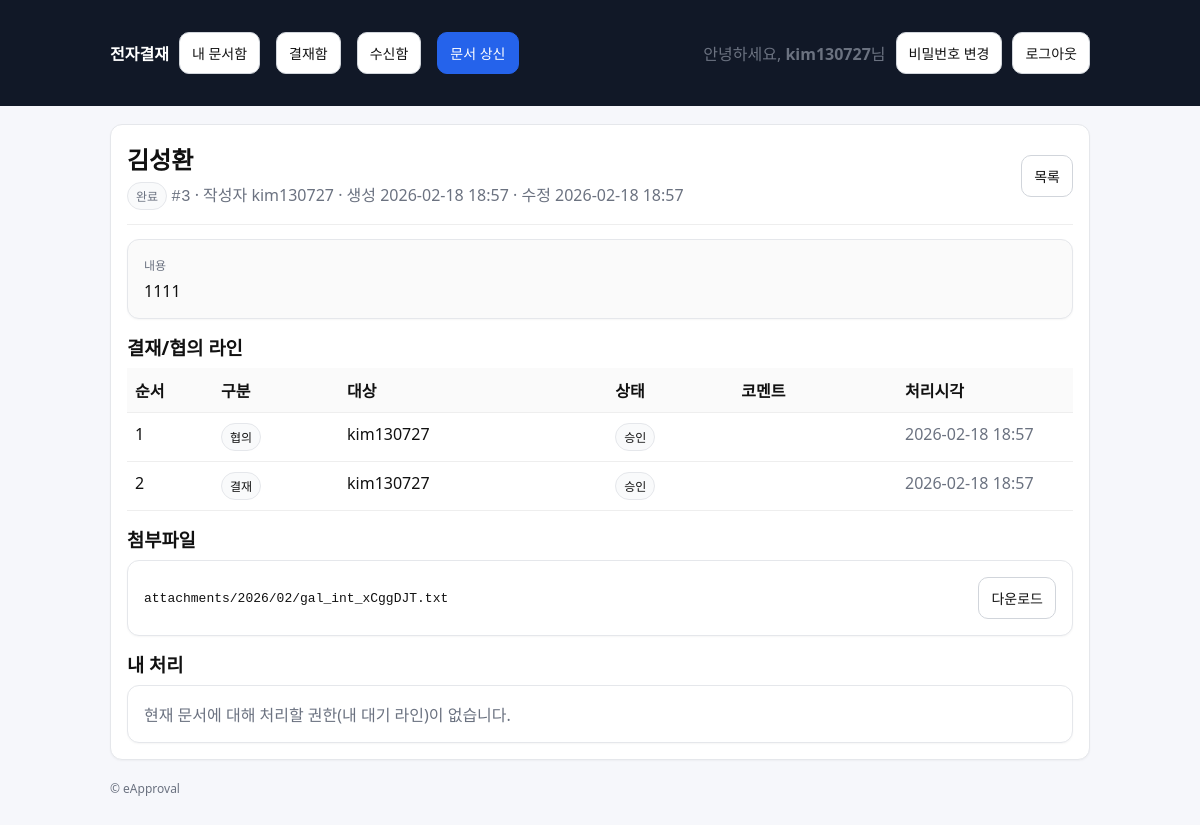
The page /approvals/3/ (signed in) on the database its author committed.
### approvals/models.py (models this page shows, shortened)
class Document(models.Model):
    class Status(models.TextChoices):
        DRAFT = "DRAFT", "임시"
        SUBMITTED = "SUBMITTED", "상신"
        IN_PROGRESS = "IN_PROGRESS", "진행중"
        REJECTED = "REJECTED", "반려"
        COMPLETED = "COMPLETED", "완료"
    title = models.CharField(max_length=200)
    content = models.TextField(blank=True)
    created_by = models.ForeignKey(
        settings.AUTH_USER_MODEL, on_delete=models.PROTECT, related_name="docs_created"
    )
    status = models.CharField(max_length=20, choices=Status.choices, default=Status.DRAFT)
    current_line_order = models.PositiveIntegerField(default=1)
    created_at = models.DateTimeField(auto_now_add=True)
    updated_at = models.DateTimeField(auto_now=True)

class DocumentLine(models.Model):
    class Role(models.TextChoices):
        CONSULT = "CONSULT", "협의"
        APPROVE = "APPROVE", "결재"
        RECEIVE = "RECEIVE", "수신/열람"
    class Decision(models.TextChoices):
        PENDING = "PENDING", "대기"
        APPROVED = "APPROVED", "승인"
        REJECTED = "REJECTED", "반려"
        READ = "READ", "열람"
    document = models.ForeignKey(Document, on_delete=models.CASCADE, related_name="lines")
    role = models.CharField(max_length=10, choices=Role.choices)
    order = models.PositiveIntegerField()
    user = models.ForeignKey(settings.AUTH_USER_MODEL, on_delete=models.PROTECT)
    decision = models.CharField(max_length=10, choices=Decision.choices, default=Decision.PENDING)
    comment = models.CharField(max_length=300, blank=True)
    acted_at = models.DateTimeField(null=True, blank=True)
    class Meta:
        ordering = ["order", "id"]

class Attachment(models.Model):
    document = models.ForeignKey(Document, on_delete=models.CASCADE, related_name="attachments")
    file = models.FileField(upload_to=attachment_upload_to)
    uploaded_by = models.ForeignKey(settings.AUTH_USER_MODEL, on_delete=models.PROTECT)
    created_at = models.DateTimeField(auto_now_add=True)

### approvals/views.py (the view)
# urls.py: path("approvals/<int:doc_id>/", views.doc_detail, name="doc_detail"),
@login_required
def doc_detail(request, doc_id: int):
    doc = get_object_or_404(Document, id=doc_id)
    if not can_view_document(request.user, doc):
        raise Http404
    if doc.status == Document.Status.COMPLETED:
        mark_read(doc=doc, actor=request.user)
    current_line = doc.lines.filter(order=doc.current_line_order, decision="PENDING").first()
    can_act = bool(current_line) and (current_line.user_id == request.user.id or request.user.is_superuser)
    return render(
        request,
        "approvals/doc_detail.html",
        {"doc": doc, "current_line": current_line, "can_act": can_act},
    )

### approvals/permissions.py (called while the page is built, shortened)
def can_view_document(user, doc: Document) -> bool:
    if not user.is_authenticated:
        return False
    if user.is_superuser:
        return True

### approvals/services.py (called while the page is built)
@transaction.atomic
def mark_read(*, doc: Document, actor) -> Document:
    line = doc.lines.filter(
        role=DocumentLine.Role.RECEIVE,
        user_id=actor.id,
    ).first()
    if not line:
        return doc
    if line.decision == DocumentLine.Decision.PENDING:
        line.decision = DocumentLine.Decision.READ
        line.acted_at = timezone.now()
        line.save(update_fields=["decision", "acted_at"])
    return doc

### templates/approvals/doc_detail.html (shortened to what this page needs)
{% extends "base.html" %}
{% block content %}
  <div class="card">
    <div class="row" style="justify-content:space-between;">
      <div>
        <h2 style="margin:0;">{{ doc.title }}</h2>
        <div class="muted" style="margin-top:6px;">
          <span class="badge">{{ doc.get_status_display }}</span>
          <span class="mono">#{{ doc.id }}</span>
          · 작성자 {{ doc.created_by.username }}
          · 생성 {{ doc.created_at|date:"Y-m-d H:i" }}
          · 수정 {{ doc.updated_at|date:"Y-m-d H:i" }}
        </div>
      </div>
      <div>
        <a class="btn" href="{% url 'approvals:doc_list' %}">목록</a>
      </div>
    </div>
    <hr style="border:none; border-top:1px solid #eee; margin:14px 0;">
    <div class="card" style="background:#fafafa;">
      <div class="muted" style="font-size:12px; margin-bottom:6px;">내용</div>
      <div style="white-space:pre-wrap;">{{ doc.content|default:"(내용 없음)" }}</div>
    </div>
    <div style="margin-top:14px;">
      <h3 style="margin:0 0 8px 0;">결재/협의 라인</h3>
      <table class="table">
        <thead>
          <tr>
            <th style="width:70px;">순서</th>
            <th style="width:110px;">구분</th>
            <th>대상</th>
            <th style="width:110px;">상태</th>
            <th>코멘트</th>
            <th style="width:160px;">처리시각</th>
          </tr>
        </thead>
        <tbody>
          {% for line in doc.lines.all %}
          <tr>
            <td>{{ line.order }}</td>
            <td><span class="badge">{{ line.get_role_display }}</span></td>
            <td>{{ line.user.username }}</td>
            <td><span class="badge">{{ line.get_decision_display }}</span></td>
            <td class="muted">{{ line.comment|default:"" }}</td>
            <td class="muted">
              {% if line.acted_at %}{{ line.acted_at|date:"Y-m-d H:i" }}{% else %}-{% endif %}
            </td>
          </tr>
          {% empty %}
          <tr><td colspan="6" class="muted">라인이 없습니다.</td></tr>
          {% endfor %}
        </tbody>
      </table>
    </div>
    <div style="margin-top:14px;">
      <h3 style="margin:0 0 8px 0;">첨부파일</h3>
      <div class="card">
        {% for att in doc.attachments.all %}
          <div class="row" style="justify-content:space-between;">
            <div class="mono" style="font-size:13px;">{{ att.file.name }}</div>
            <a class="btn" href="{% url 'approvals:attachment_download' att.id %}">다운로드</a>
          </div>
        {% empty %}
          <div class="muted">첨부파일이 없습니다.</div>
        {% endfor %}
      </div>
    </div>
    <div style="margin-top:14px;">
      <h3 style="margin:0 0 8px 0;">내 처리</h3>
      {% if can_act %}
        <div class="card">
          <div class="muted" style="margin-bottom:10px;">
            현재 처리자: <strong>{{ current_line.user.username }}</strong>
            · 구분: <strong>{{ current_line.get_role_display }}</strong>
            · 순서: <strong>{{ current_line.order }}</strong>
          </div>
          <form method="post" action="{% url 'approvals:act_approve' doc.id %}">
            {% csrf_token %}
            <div class="field">
              <label for="comment_approve">코멘트(선택)</label>
              <input id="comment_approve" type="text" name="comment" placeholder="예: 확인했습니다." />
              <div class="help">승인/협의 완료 처리 시 기록됩니다.</div>
            </div>
            <button class="btn btn-primary" type="submit">승인 / 협의완료</button>
          </form>
          <hr style="border:none; border-top:1px solid #eee; margin:12px 0;">
          <form method="post" action="{% url 'approvals:act_reject' doc.id %}">
            {% csrf_token %}
            <div class="field">
              <label for="comment_reject">반려 사유(필수)</label>
              <input id="comment_reject" type="text" name="comment" placeholder="예: 증빙이 누락되었습니다." required />
            </div>
            <button class="btn btn-danger" type="submit">반려</button>
          </form>
        </div>
      {% else %}
        <div class="card muted">
          현재 문서에 대해 처리할 권한(내 대기 라인)이 없습니다.
        </div>
      {% endif %}
    </div>
  </div>
{% endblock %}

### templates/base.html (shortened to what this page needs)
<!doctype html>
<html lang="ko">
<head>
</head>
<body>
  <header>
    <div class="wrap">
      <nav>
        <a href="{% url 'approvals:home' %}"><strong>전자결재</strong></a>
        <a class="btn" href="{% url 'approvals:doc_list' %}">내 문서함</a>
        <a class="btn" href="{% url 'approvals:inbox' %}">결재함</a>
        <a class="btn" href="{% url 'approvals:received' %}">수신함</a>
        <a class="btn btn-primary" href="{% url 'approvals:doc_create' %}">문서 상신</a>
        {% if user.is_authenticated %}
          <span class="muted">안녕하세요, <strong>{{ user.username }}</strong>님</span>
          <a class="btn" href="{% url 'accounts:password_change' %}">비밀번호 변경</a>
          <form method="post" action="{% url 'accounts:logout' %}" style="display:inline;">
            <button class="btn" type="submit">로그아웃</button>
          </form>
        {% else %}
          <a class="btn" href="{% url 'accounts:login' %}">로그인</a>
          <a class="btn btn-primary" href="{% url 'accounts:signup' %}">회원가입</a>
        {% endif %}
      </nav>
    </div>
  </header>
  <main class="wrap">
    {% block content %}{% endblock %}
    <footer class="muted">
      <div>© eApproval</div>
    </footer>
  </main>
</body>
</html>

### templates/base.html (style rules this page uses)
body { font-family: system-ui, -apple-system, Segoe UI, Roboto, "Noto Sans KR", Arial, sans-serif; margin:0; background:#f6f7fb; color:#111; }
header { background:#111827; color:#fff; padding:14px 18px; }
header a { color:#fff; text-decoration:none; }
.wrap { max-width: 980px; margin: 0 auto; padding: 18px; }
nav { display:flex; gap:10px; flex-wrap:wrap; align-items:center; }
.card { background:#fff; border:1px solid #e5e7eb; border-radius:12px; padding:16px; box-shadow: 0 1px 2px rgba(0,0,0,0.04); }
.btn { display:inline-block; padding:10px 12px; border-radius:10px; border:1px solid #d1d5db; background:#fff; text-decoration:none; color:#111; font-size:14px; }
.btn-primary { background:#2563eb; border-color:#2563eb; color:#fff; }
.btn + .btn { margin-left: 6px; }
.muted { color:#6b7280; }
.mono { font-family: ui-monospace, SFMono-Regular, Menlo, Monaco, Consolas, "Liberation Mono", "Courier New", monospace; }
.table { width:100%; border-collapse: collapse; }
.table th, .table td { border-bottom:1px solid #eee; padding:10px 8px; text-align:left; vertical-align:top; }
.table th { background:#fafafa; font-weight:600; }
.badge { display:inline-block; padding:4px 8px; border-radius:999px; font-size:12px; border:1px solid #e5e7eb; background:#f9fafb; }
.row { display:flex; gap:10px; flex-wrap:wrap; align-items:center; }
footer { padding: 20px 0; color:#6b7280; font-size:12px; }

### rows shown on the page
Document: title "김성환", status "완료", id "3", created_by.username "kim130727", created_at "2026-02-18 18:57", updated_at "2026-02-18 18:57", content "1111"
DocumentLine: order "1", role "협의", user.username "kim130727", decision "승인", acted_at "2026-02-18 18:57"
DocumentLine: order "2", role "결재", user.username "kim130727", decision "승인", acted_at "2026-02-18 18:57"
Attachment: file.name "attachments/2026/02/gal_int_xCggDJT.txt"

### other values the page prints
{{ user.username }} "kim130727"
